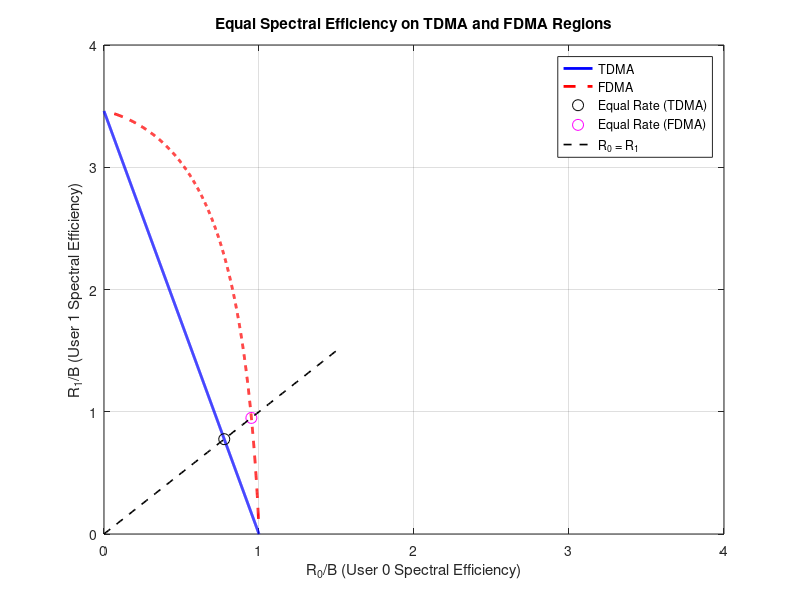

MATLAB code to generate this figure:
clc; clear; close all;

% Given SNRs
snr0 = 10^(0/10);   % User 0: SNR = 0 dB = 1
snr1 = 10^(10/10);  % User 1: SNR = 10 dB = 10

% TDMA: time sharing
tau = linspace(0, 1, 1000);
R0_tdma = tau * log2(1 + snr0);
R1_tdma = (1 - tau) * log2(1 + snr1);

% FDMA: bandwidth sharing
alpha = linspace(0.01, 0.99, 1000);  % avoid division by zero
R0_fdma = alpha .* log2(1 + snr0 ./ alpha);
R1_fdma = (1 - alpha) .* log2(1 + snr1 ./ (1 - alpha));

% Find equal rate points (R0 ≈ R1)
[~, idx_eq_tdma] = min(abs(R0_tdma - R1_tdma));
R0_eq_tdma = R0_tdma(idx_eq_tdma);
R1_eq_tdma = R1_tdma(idx_eq_tdma);

[~, idx_eq_fdma] = min(abs(R0_fdma - R1_fdma));
R0_eq_fdma = R0_fdma(idx_eq_fdma);
R1_eq_fdma = R1_fdma(idx_eq_fdma);

% Print numerical results
fprintf('Equal Rate Point (TDMA): R0 = %.3f, R1 = %.3f\n', R0_eq_tdma, R1_eq_tdma);
fprintf('Equal Rate Point (FDMA): R0 = %.3f, R1 = %.3f\n', R0_eq_fdma, R1_eq_fdma);

% Plot
figure;
plot(R0_tdma, R1_tdma, 'b-', 'LineWidth', 2,'DisplayName', 'TDMA'); hold on;
plot(R0_fdma, R1_fdma, 'r--', 'LineWidth', 2 ,'DisplayName', 'FDMA');
plot(R0_eq_tdma, R1_eq_tdma, 'ko', 'MarkerSize', 8, 'DisplayName', 'Equal Rate (TDMA)');
plot(R0_eq_fdma, R1_eq_fdma, 'mo', 'MarkerSize', 8, 'DisplayName', 'Equal Rate (FDMA)');

% Unit-slope line (R1 = R0)
x_line = linspace(0, 1.5, 100);
plot(x_line, x_line, 'k--', 'LineWidth', 1.2, 'DisplayName', 'R_0 = R_1');

xlabel('R_0/B (User 0 Spectral Efficiency)');
ylabel('R_1/B (User 1 Spectral Efficiency)');
title('Equal Spectral Efficiency on TDMA and FDMA Regions');
legend('Location', 'northeast');
xlim([0 4]);
ylim([0 4]);
grid on;

% Save for Overleaf
drawnow;
print(gcf, '6_4ce_b', '-depsc2');
